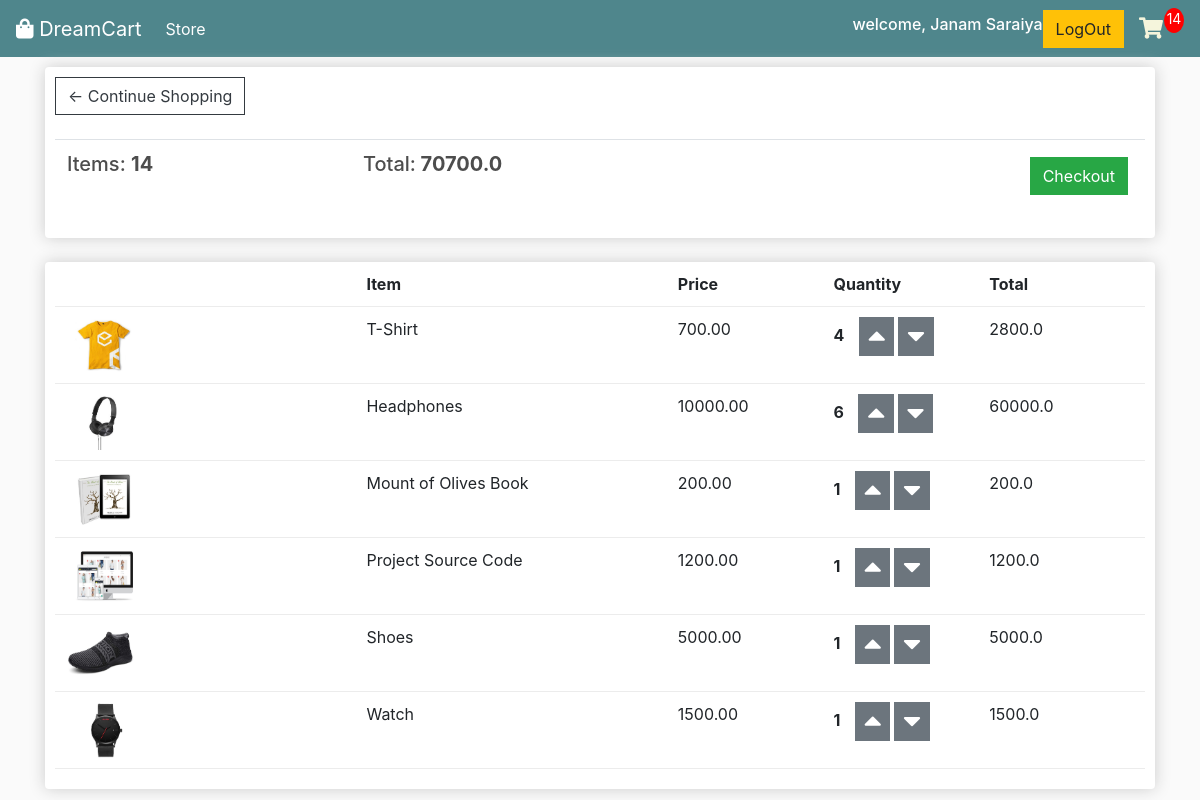
The app's page /cart/ (signed in) with its own data.
### store/models.py (models this page shows, shortened)
class Customer(models.Model):
     user  = models.OneToOneField(User, on_delete=models.CASCADE, null=True, blank=True)
     name  = models.CharField(max_length=200,null=True)
     email = models.CharField(max_length=200,null=True)

class Order(models.Model):
     customer      = models.ForeignKey(Customer,on_delete=models.SET_NULL,null=True,blank=True)
     date_ordered  = models.DateTimeField(auto_now_add=True)
     complete      = models.BooleanField(default=False)
     trasaction_id = models.CharField(max_length=100,null=True)
     @property
     def get_cart_total(self):
          total = 0
          for item in self.orderitem_set.all():
               total +=item.get_total
          return total
     @property
     def get_cart_items(self):
          total_items = 0
          for item in self.orderitem_set.all():
               total_items += item.quantity
          return total_items

class OrderItem(models.Model):
     product    = models.ForeignKey(Product,on_delete=models.SET_NULL,null=True)
     order      = models.ForeignKey(Order, on_delete=models.SET_NULL,null=True)
     quantity   = models.IntegerField(default=0, null=True, blank=True)
     date_added = models.DateTimeField(auto_now_add=True)
     @property
     def get_total(self):
          total = self.product.price * self.quantity
          return total

class Product(models.Model):
     name    = models.CharField(max_length=200,null=True)
     price   = models.FloatField()
     digital = models.BooleanField(default=False,null=True,blank=True)
     image   = models.ImageField(null=True, blank=True)
     @property
     def imageURL(self):
          try:
               url = self.image.url
          except:
               url = 'images/placeholder.png'
          return url

### store/views.py (the view, shortened to what this page needs)
# urls.py: path('cart/',cart,name='cart'),
def cart(request):
     if request.user.is_authenticated:
          customer = request.user.customer
          order = Order.objects.get(customer=customer, complete =False)
          items = order.orderitem_set.all()
     else:
          items =[]
          order = {'get_cart_total':0,'get_cart_items':0}
     context ={
          'items': items,
          'order': order
     }
     return render(request,'store/cart.html',context)

### store/templates/store/cart.html (shortened to what this page needs)
{% extends 'store/main.html' %}
{% load static %}
{% block content %}
<div class="row">
     <div class="col-lg-12">
          <div class="box-element">
               <a class="btn btn-outline-dark" href="{% url 'store' %}">&#x2190; Continue Shopping</a>
               <br>
               <br>
               <table class="table">
                    <tr>
                         <th>
                              <h5>Items: <strong>{{order.get_cart_items}}</strong></h5>
                         </th>
                         <th>
                              <h5>Total:<strong> {{order.get_cart_total }}
                              </strong></h5>
                         </th>
                         <th>
                              <a style="float:right; margin:5px;" class="btn btn-success"
                                   href="{% url 'checkout' %}">Checkout</a>
                         </th>
                    </tr>
               </table>
          </div>
          <br>
          <div class="box-element">
               <div class="cart-row">
                    <div style="flex:2"></div>
                    <div style="flex:2"><strong>Item</strong></div>
                    <div style="flex:1"><strong>Price</strong></div>
                    <div style="flex:1"><strong>Quantity</strong></div>
                    <div style="flex:1"><strong>Total</strong></div>
               </div>
               {% for orderitem in items %}
               <div class="cart-row">
                    <div style="flex:2"><img class="row-image" src="{{orderitem.product.imageURL}}"></div>
                    <div style="flex:2">
                         <p>{{orderitem.product.name}}</p>
                    </div>
                    <div style="flex:1">
                         <p>{{orderitem.product.price|floatformat:2}}</p>
                    </div>
                    <div style="flex:1">
                         <p class="quantity">{{orderitem.quantity}}</p>
                         <div class="quantity">
                              <form action="" method="post">
                                   <button type="submit" name="btn-inc" class="btn btn-secondary btn-sm"><i class="fas fa-caret-up fa-2x"></i></button>
                                   <button type="submit" name="btn-dec" class='btn btn-secondary btn-sm'>
                                   <i class="fas fa-caret-down fa-2x"></i>
                              </button>
                         </form>
                         </div>
                    </div>
                    <div style="flex:1">
                         <p>{{orderitem.get_total}}</p>
                    </div>
               </div>
               {% endfor %}
          </div>
     </div>
     {% endblock %}

### store/templates/store/navbar.html (shortened to what this page needs)
{% load static %}
<nav class="navbar navbar-expand-lg navbar-dark bg-dark">
     <a class="navbar-brand" href="{% url 'store' %}"><i class="fas fa-shopping-bag"></i> DreamCart</a>
     <div class="collapse navbar-collapse" id="navbarSupportedContent">
          <ul class="navbar-nav mr-auto">
               <li class="nav-item active">
                    <a class="nav-link" href="{% url 'store' %}">Store <span class="sr-only">(current)</span></a>
               </li>
          </ul>
          <div class="form-inline my-2 my-lg-0">
               {% if user.is_authenticated %}
               <h6 class="text-white">
               welcome,
                    {{user.customer.name}}</h6>
                    <a href="" class="btn btn-warning"> LogOut</a>
               {% else %}
               <a href="" class="btn btn-warning">Login</a>
               {% endif %}
               <a style="color: beige;" href="{% url 'cart' %}"><i class="fas fa-shopping-cart fa-lg" id="cart-icon"></i></a>
               <p id='cart-total'>{{request.user.customer.order_set.first.get_cart_items}}</p>
          </div>
     </div>
</nav>

### static/css/main.css (style rules this page uses)
body { background-color: hsl(0, 0%, 98%); }
h1,h2,h3,h4,h5,h6 { color:hsl(0, 0%, 30%); }
.box-element { box-shadow:hsl(0, 0%, 80%) 0 0 16px; background-color: #fff; border-radius: 4px; padding: 10px; }
.bg-dark { background-color: #4f868c!important; }
#cart-icon { width:25px; display: inline-block; margin-left: 15px; }
#cart-total { display: block; text-align: center; color:#fff; background-color: red; width: 20px; height: 25px; border-radius: 50%; font-size: 14px; }
.col-lg-4, .col-lg-6, .col-lg-8, .col-lg-12 { margin-top: 10px; }
.btn { border-radius: 0; }
.row-image { width: 100px; }
.cart-row { display: flex; align-items: flex-stretch; padding-bottom: 10px; margin-bottom: 10px; border-bottom: 1px solid #ececec; }
.quantity { display: inline-block; font-weight: 700; padding-right:10px; }

### records on screen
Order: get_cart_items "14", get_cart_total "70700.0"
OrderItem: product.imageURL (picture), product.name "T-Shirt", product.price "700.00", quantity "4", get_total "2800.0"
OrderItem: product.imageURL (picture), product.name "Headphones", product.price "10000.00", quantity "6", get_total "60000.0"
OrderItem: product.imageURL (picture), product.name "Mount of Olives Book", product.price "200.00", quantity "1", get_total "200.0"
OrderItem: product.imageURL (picture), product.name "Project Source Code", product.price "1200.00", quantity "1", get_total "1200.0"
OrderItem: product.imageURL (picture), product.name "Shoes", product.price "5000.00", quantity "1", get_total "5000.0"
OrderItem: product.imageURL (picture), product.name "Watch", product.price "1500.00", quantity "1", get_total "1500.0"

### other values on screen
{{ user.customer.name }} "Janam Saraiya"
{{ request.user.customer.order_set.first.get_cart_items }} "14"
